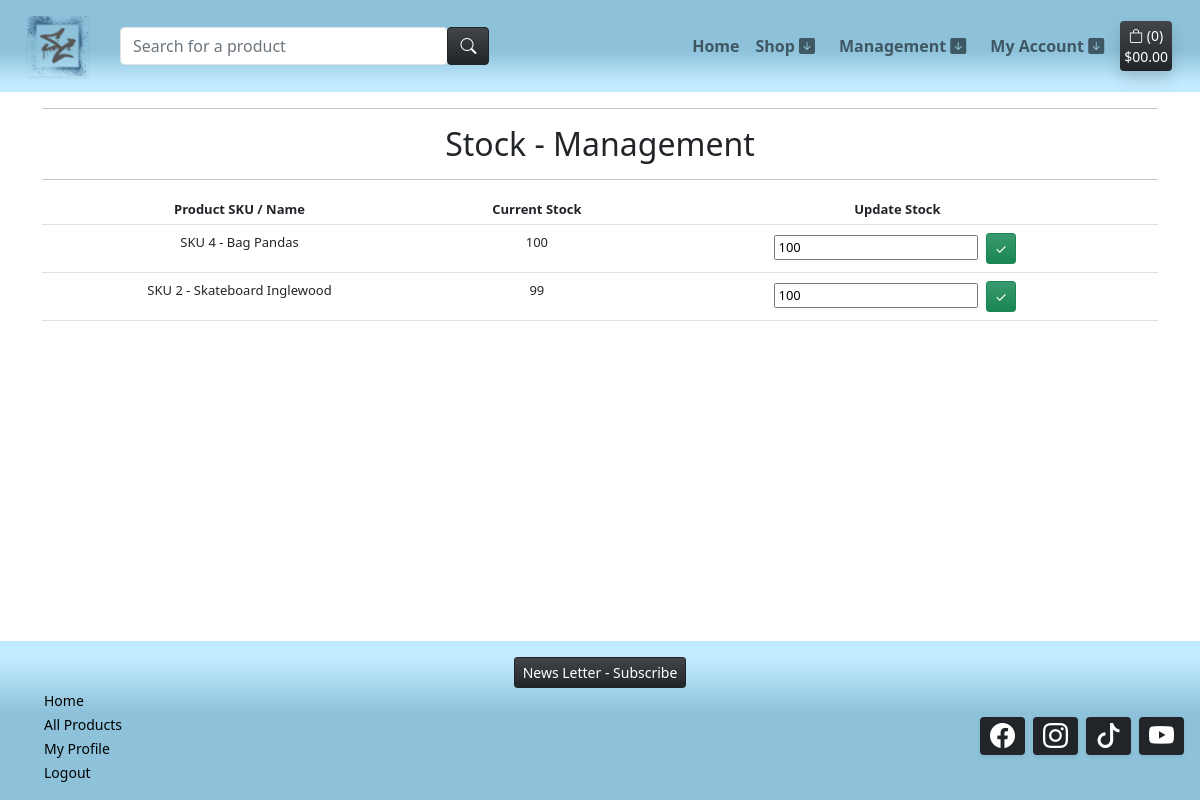
The app's page /management/stock-control/ (signed in), older data.
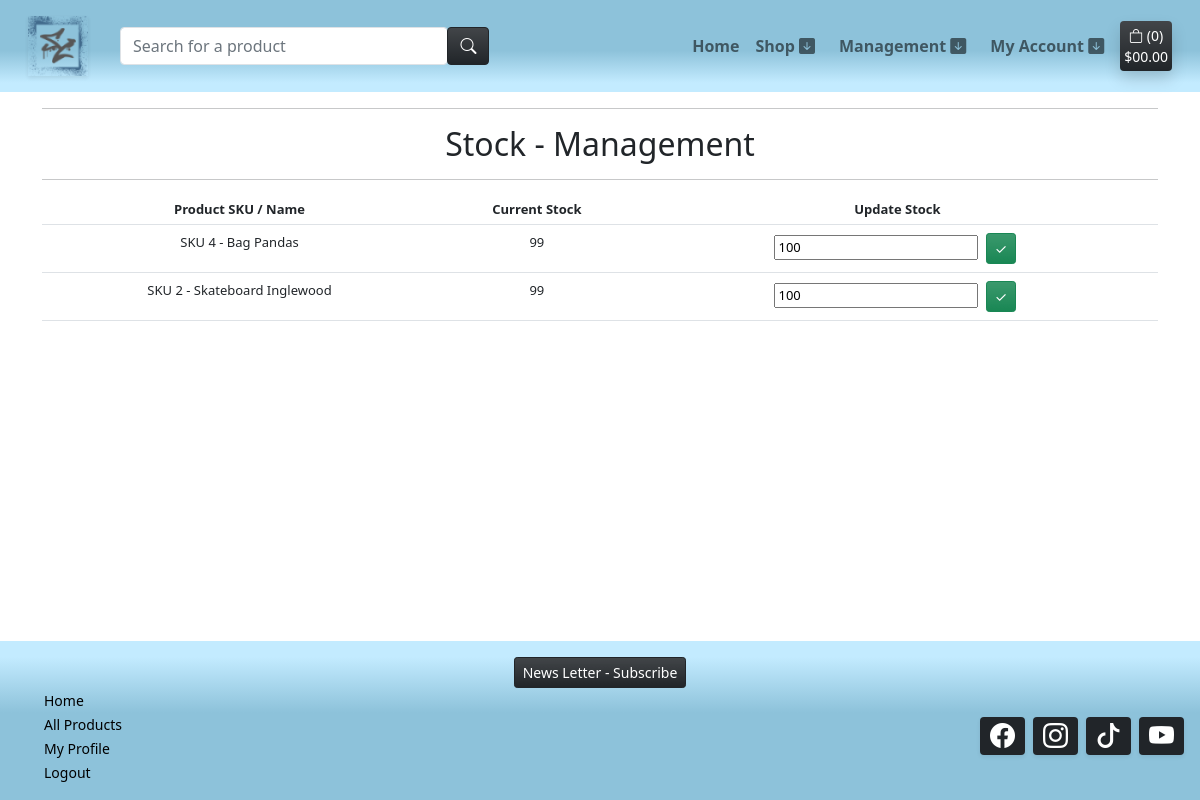
The same page, newer data.
### products/models.py (models this page shows, shortened)
class Product(models.Model):
    sku = models.SmallAutoField(primary_key=True)
    name = models.CharField(max_length=150, unique=True)
    release_date = models.DateTimeField(auto_now_add=True)
    category = models.ForeignKey('Category', null=True, blank=True, on_delete=models.SET_NULL)
    quantity_available = models.IntegerField(default=100,
            validators=[
            MinValueValidator(0)
        ])
    description = models.TextField()
    price = models.DecimalField(max_digits=6, decimal_places=2)
    offer = models.ForeignKey(Offer, null=True, blank=True, on_delete=models.SET_NULL)
    product_image = models.ImageField(null=True, blank=True)
    product_image_url = models.URLField(max_length=1024, null=True, blank=True)
    slug = models.SlugField(max_length=254, null=True, blank=True, unique=True)
    class Meta:
        ordering = ['-release_date']

### management/views.py (the view)
# urls.py: path('stock-control/', views.stock_control, name='stock_control'),
@login_required
def stock_control(request):
    product_list = Product.objects.all()
    form = StockForm()
    if not request.user.is_superuser:
        messages.error(request, 'Sorry, only store owners can view this page.')
        return redirect(reverse('home'))
    context = {
        'product_list': product_list,
        'form': form,
    }
    return render(request, 'management/admin_stock.html', context)

### management/forms.py
class StockForm(forms.ModelForm):
    class Meta:
        model = Product
        fields = [
            'quantity_available'
        ]

### templates/management/admin_stock.html (shortened to what this page needs)
{% extends "base.html" %}
{% load i18n %}
{% block content %}
<div class="container text-center">
    <hr>
    <h2 class="m-2">Stock - Management</h2>
    <hr>
</div>
{% load account %}
<div class="container text-center">
    <div class="row">
        <div class="col table-responsive">
            <table class="table table-sm table-borderless" style="font-size: 13px;">
                <thead>
                    <tr class="border-bottom">
                        <th>Product SKU / Name</th>
                        <th>Current Stock</th>
                        <th>Update Stock</th>
                    </tr>
                </thead>
                <tbody>
                    {% for product in product_list %}
                        <tr class="border-bottom">
                            <td class="pt-2">SKU {{ product.sku }} - {{ product.name }}</td>
                            <td class="pt-2">{{ product.quantity_available }}</td>
                            <td>
                                <form method="POST" action="{% url 'update_stock' product.slug %}">
                                    {% for field in form %}
                                        {{ field }}
                                    {% endfor %}
                                    <input class="btn btn-sm btn-success m-1 bg-gradient" type="submit" value="&#x2713">
                                </form>
                            </td>
                        </tr>
                    {% endfor %}
                </tbody>
            </table>
        </div>
    </div>
</div>
{%endblock%}

Row changes from the older to the newer data that the page shows:
changed Product "Bag Pandas": quantity_available "100" → "99"
